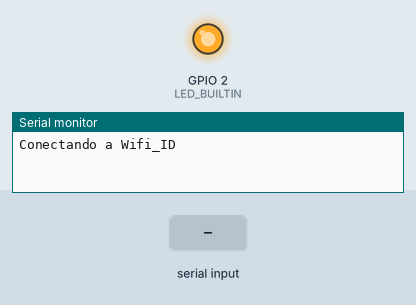
A sketch run on a simulated ESP32. Parts: output pins drawn as LEDs (lit = HIGH), the last lines printed to the serial monitor. Inputs (shaded band) come from the test bench.

Above: at 7.8 s.
7.9 s: "90,45,200\n" received over the second serial link
At 11.7 s:
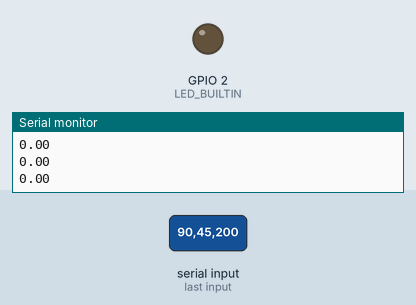
11.9 s: "90,45\n" received over the second serial link
15.9 s: "90,45,200,10\n" received over the second serial link
Timing chart, 0 to 25.9 s (numbered marks = the images above; inputs shaded):
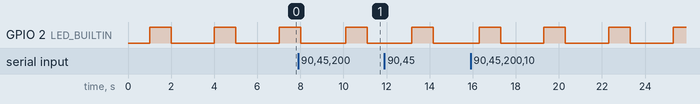

The sketch:

IdC.ino
```cpp
/*Projeto da Internet das Coisas
 *
 * Autor: Henrique Dalcin Steigleder
 * Placa: NodeMCU 8266
 *
 */

//Bibliotecas necessárias
#include <WiFi.h>
#include <PubSubClient.h>
#include <WiFiClient.h>
#include <string.h>

//Configurações da Internet
const char* ssid = "Wifi_ID";
const char* pass = "Wifi_Password";

//Configurações do Broker
const char* broker_address = "mqtt.tago.io";
const int broker_port = 1883;
const char* clientID = "UserName";
const char* username = "token";
const char* password = "fdbb435d-3c31-4d92-befb-090f15547d5b";
const char* publish_topic = "tago/data/post";

//Cria as instancias dos objetos
WiFiClient espClient;
PubSubClient client(espClient);

//Variaveis globais
float temp=0;
String Texto = "";
float umid = 0;
float som = 0;
float numero = 0;
float luz = 0;
int Conta_Envia = 0;
int Conta_Recebe = 0;


void setup() {
  // put your setup code here, to run once:
  setUp_Inicial();
}

void convert_strtofloat(String conteudo){

    //Aqui vamos Converter Os dados da Serial (char) para valores Float
   char str[50];
   const char s[2] = "-"; // linha 45

   conteudo.toCharArray(str, 50);

   char *token;
   char *rest = str;

   /* strtok separa os pedacos de uma string em outras menores com base em um ponto específico que delimitamos
   * "-" vai ser o caracter que vai separar as diversas strings que teremos dentro de uma só
   *Aqui vamos separar a primeira string dentro do ponteiro Token
   */
      token = strtok_r(rest, s, &rest); //linha 28

   /* walk through other tokens */
      temp = atof(token);
      //------------------------------------

      token = strtok_r(rest, s, &rest);
      som = atof(token);
      //------------------------------------
      token = strtok_r(rest, s, &rest);
      umid = atof(token);
      //------------------------------------
      token = strtok_r(rest, s, &rest);
      luz = atof(token);


    while ((token = strtok_r(rest, " ", &rest))){
    }

    //printf( " %s\n", str );
    Serial.println(temp);
    Serial.println(som);
    Serial.println(umid);
    Serial.println(luz);
    return;
}

void loop() {
  // put your main code here, to run repeatedly:
  //conectaMQTT();

  if(Conta_Envia>60){
  //publicaMQTT("temperature", temp,"C");
  //publicaMQTT("umidade", umid,"%");
  //publicaMQTT("som", som,"dB");
  //publicaMQTT("luz", luz,"Lx");
  Conta_Envia = 0;
  }
  Conta_Envia++;

  delay(1000);
    if (Serial2.available() > 0){
    // Lê toda string recebida
    String recebido = leStringSerial();

  }
  Conta_Recebe++;

  if(Conta_Recebe>30){
    //Recebe aqui dados
    //que eu for ler da
    //tago.io
    Conta_Recebe = 0;
  }

  digitalWrite(LED_BUILTIN, HIGH);   // turn the LED on (HIGH is the voltage level)
  delay(1000);                       // wait for a second
  digitalWrite(LED_BUILTIN, LOW);    // turn the LED off by making the voltage LOW
  delay(1000);                       // wait for a second

}


void brokerNewMessageCallback(char* topic, byte* payload, unsigned int length){
  //Interrupcao chamada quando uma nova mensagem é recebida do broker

}
```

Inicializacoes.ino
```cpp
void setUp_Inicial(void){

  Serial2.begin(115200);
  Serial.begin(115200);
  while (!Serial) {
     // wait for serial port to connect. Needed for native USB port only
  }
  Serial.begin(115200); //inicial serial em 115200
  delay(10);
  Serial.print("\nConectando a ");
  Serial.println(ssid);

  pinMode(LED_BUILTIN, OUTPUT);

/*
  //Inicia conexão; Enquanto não conecta imprime '.'
  WiFi.begin(ssid, pass);
  while (WiFi.status() != WL_CONNECTED) {
    delay(500);
    Serial.print(".");
  }
  Serial.println("\nConexão WiFi estabelecida");
  Serial.print("Endereço IP: ");
  Serial.println(WiFi.localIP());

  //Conecta ao broker
  client.setServer(broker_address, broker_port);

  //Define funcao de callback ao receber mensagem do broker
  client.setCallback(brokerNewMessageCallback);
*/
}
```

MQTT.ino
```cpp
void conectaMQTT(void) {
  //Verifica conexão
  if(!client.connected()){
    //Enquanto não estivermos conectados
    while (!client.connected()){
    Serial.print("Realizando uma conexão MQTT...");
    //Tenta realizar uma conexão
    if(client.connect(clientID, username, password)) Serial.println("conectado");
    else{
      Serial.print("Falha ao conectar, rc=");
      Serial.print(client.state());
      Serial.println(" tentando novamente em 5s");
      delay(5000);
      }
    }
  }
  client.loop();
}

void publicaMQTT(const char* nomeVariavel, float valorVariavel,const char* unidVariavel){
  //String msg = String("{\"variable\":\"")+String(nomeVariavel)+String("\",\"value\":")+String(valorVariavel)+String("}");
  char payload[128]="";
  sprintf(payload, "{\"variable\":\"%s\",\"value\":%f,\"unit\":\"%s\"}", nomeVariavel, valorVariavel,unidVariavel);
  Serial.print("Mensagem publicada: ");
  Serial.println(payload);
  client.publish(publish_topic, payload);
}
```

Pega_Serial.ino
```cpp
  String leStringSerial(){
  String conteudo = "";
  char caractere;

  // Enquanto receber algo pela serial
  while(Serial2.available() > 0) {
    // Lê byte da serial
    caractere = Serial2.read();
    // Ignora caractere de quebra de linha
    if (caractere != '\n'){
      // Concatena valores
      conteudo.concat(caractere);
    }
    // Aguarda buffer serial ler próximo caractere
    delay(10);
  }
  Serial.print("Recebi: ");
  Serial.println(conteudo);


  convert_strtofloat(conteudo);
  return conteudo;
}
```

Measured:
- by itself, GPIO 2 (LED_BUILTIN): alternates HIGH for 1.0 s and LOW for 2.0 s
